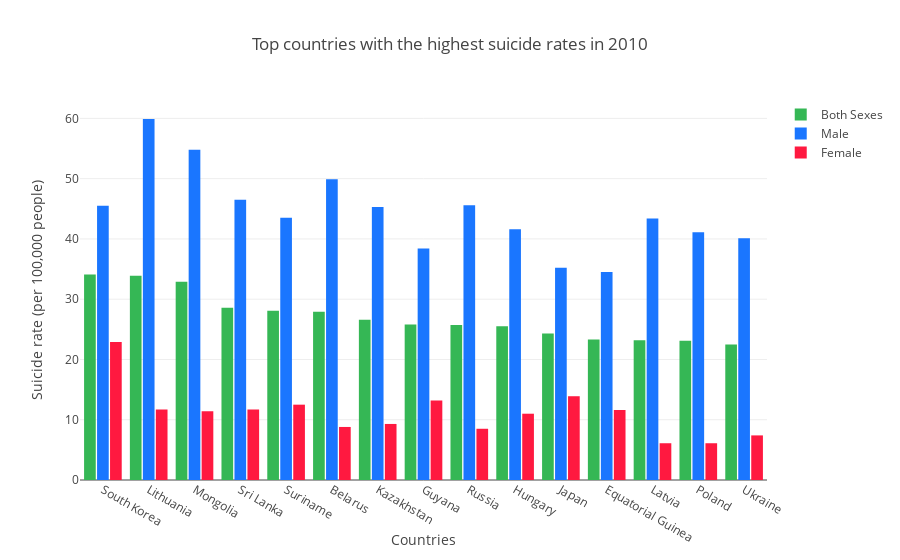

Source (notebook cell):
### Markdown cell above
**Countries with highest suicide rates in 2010**

### Code cell
total = go.Bar(
    x = rate2010['Country'].head(15),
    y = rate2010['Total suicide rate'].head(15),
    marker=dict(color='rgb(53, 183, 85)'),
    name = 'Both Sexes'
)

male = go.Bar(
    x = rate2010['Country'].head(15),
    y = rate2010['Male suicide rate'].head(15),
    marker=dict(color='rgb(26, 118, 255)'),
    name = 'Male'
)

female = go.Bar(
    x = rate2010['Country'].head(15),
    y = rate2010['Female suicide rate'].head(15),
    marker=dict(color='rgb(255, 25, 64)'),
    name = 'Female'
)

data = [total, male, female]

layout = go.Layout(
    title='Top countries with the highest suicide rates in 2010',
    xaxis={'title':'Countries'},
    yaxis={'title':'Suicide rate (per 100,000 people)'},
    barmode='group',
    bargap=0.15,
    bargroupgap=0.1
)

fig = go.Figure(data=data, layout=layout)
py.iplot(fig, filename='basic-bar')

### Figure 1 — Plotly figure (JSON) as saved in the notebook; plotly's stock layout.template omitted (floating-point values rounded to 4 significant figures)
{"data": [{"marker": {"color": "rgb(53, 183, 85)"}, "name": "Both Sexes", "type": "bar", "x": ["South Korea", "Lithuania", "Mongolia", "Sri Lanka", "Suriname", "Belarus", "Kazakhstan", "Guyana", "Russia", "Hungary", "Japan", "Equatorial Guinea", "Latvia", "Poland", "Ukraine"], "y": [34.1, 33.9, 32.9, 28.6, 28.1, 27.9, 26.6, 25.8, 25.7, 25.5, 24.3, 23.3, 23.2, 23.1, 22.5]}, {"marker": {"color": "rgb(26, 118, 255)"}, "name": "Male", "type": "bar", "x": ["South Korea", "Lithuania", "Mongolia", "Sri Lanka", "Suriname", "Belarus", "Kazakhstan", "Guyana", "Russia", "Hungary", "Japan", "Equatorial Guinea", "Latvia", "Poland", "Ukraine"], "y": [45.5, 59.9, 54.8, 46.5, 43.5, 49.9, 45.3, 38.4, 45.6, 41.6, 35.2, 34.5, 43.4, 41.1, 40.1]}, {"marker": {"color": "rgb(255, 25, 64)"}, "name": "Female", "type": "bar", "x": ["South Korea", "Lithuania", "Mongolia", "Sri Lanka", "Suriname", "Belarus", "Kazakhstan", "Guyana", "Russia", "Hungary", "Japan", "Equatorial Guinea", "Latvia", "Poland", "Ukraine"], "y": [22.9, 11.7, 11.4, 11.7, 12.5, 8.8, 9.3, 13.2, 8.5, 11, 13.9, 11.6, 6.1, 6.1, 7.4]}], "layout": {"bargap": 0.15, "bargroupgap": 0.1, "barmode": "group", "title": "Top countries with the highest suicide rates in 2010", "xaxis": {"title": "Countries"}, "yaxis": {"title": "Suicide rate (per 100,000 people)"}}}
